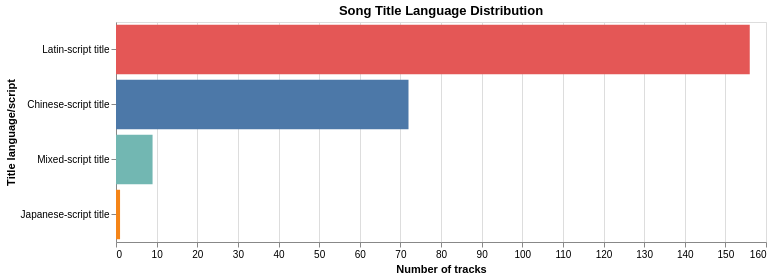

The notebook cell this image was saved under:
### Code cell
alt.Chart(language_counts).mark_bar().encode(
    x=alt.X("track_count:Q", title="Number of tracks"),
    y=alt.Y("song_title_language:N", sort="-x", title="Title language/script"),
    tooltip=[
        alt.Tooltip("song_title_language:N", title="Language/script"),
        alt.Tooltip("track_count:Q", title="Tracks"),
        alt.Tooltip("pct:Q", title="Share (%)", format=".1f"),
    ],
    color=alt.Color("song_title_language:N", legend=None),
).properties(
    title="Song Title Language Distribution",
    width=650,
    height=220,
)

### Figure 1 — Vega-Lite specification as saved in the notebook (floating-point values rounded to 4 significant figures)
{"config": {"view": {"continuousWidth": 300, "continuousHeight": 300}}, "data": {"name": "data-2ced14d289fa34f8070f8af9852d7498"}, "mark": {"type": "bar"}, "encoding": {"color": {"field": "song_title_language", "legend": null, "type": "nominal"}, "tooltip": [{"field": "song_title_language", "title": "Language/script", "type": "nominal"}, {"field": "track_count", "title": "Tracks", "type": "quantitative"}, {"field": "pct", "format": ".1f", "title": "Share (%)", "type": "quantitative"}], "x": {"field": "track_count", "title": "Number of tracks", "type": "quantitative"}, "y": {"field": "song_title_language", "sort": "-x", "title": "Title language/script", "type": "nominal"}}, "height": 220, "title": "Song Title Language Distribution", "width": 650, "$schema": "https://vega.github.io/schema/vega-lite/v6.1.0.json", "datasets": {"data-2ced14d289fa34f8070f8af9852d7498": [{"song_title_language": "Latin-script title", "track_count": 156, "pct": 65.55}, {"song_title_language": "Chinese-script title", "track_count": 72, "pct": 30.25}, {"song_title_language": "Mixed-script title", "track_count": 9, "pct": 3.782}, {"song_title_language": "Japanese-script title", "track_count": 1, "pct": 0.4202}]}}
